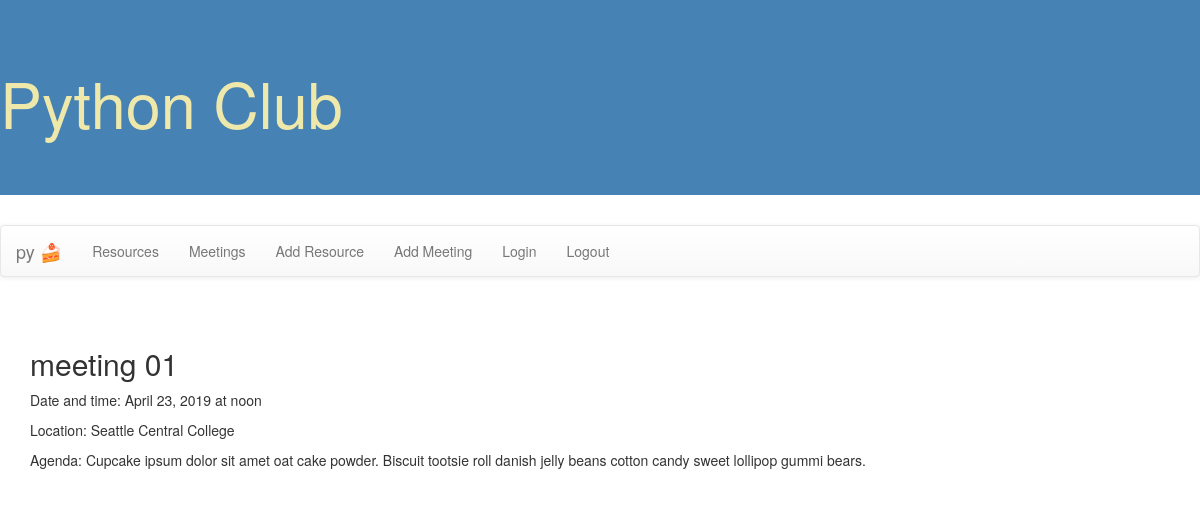
The page /club/getdetails/1 on the database its author committed.
### club/models.py (models this page shows, shortened)
class Meeting(models.Model):
    meetingtitle=models.CharField(max_length=255)
    meetingdate=models.DateField() #format '%H:%M' -- 14:30
    meetingtime=models.TimeField()
    location=models.CharField(max_length=255)
    agenda=models.CharField(max_length=255)
    class Meta:
        db_table='meeting'
        verbose_name_plural='meetings'

### club/views.py (the view)
# urls.py: path('getdetails/<int:id>', views.getdetails, name='getdetails'),
def getdetails(request, id):
    meet=get_object_or_404(Meeting, pk=id)
    mm=MeetingMinutes
    context={
        'meet': meet,
        'mm' : mm,
    }
    return render(request, 'club/meetingsdetails.html', context=context)

### club/templates/club/meetingsdetails.html
{% extends 'base.html' %}
{% block content %}
<h2>{{ meet.meetingtitle }}</h2>
<p>Date and time: {{ meet.meetingdate }} at {{ meet.meetingtime }}</p>
<p>Location: {{ meet.location }}</p>
<p>Agenda: {{ meet.agenda }}</p>
{% endblock %}

### rows shown on the page
Meeting: meetingtitle "meeting 01", meetingdate "April 23, 2019", meetingtime "noon", location "Seattle Central College", agenda "Cupcake ipsum dolor sit amet oat cake powder. Biscuit tootsie roll danish jelly beans cotton candy sweet lollipop gummi bears."
